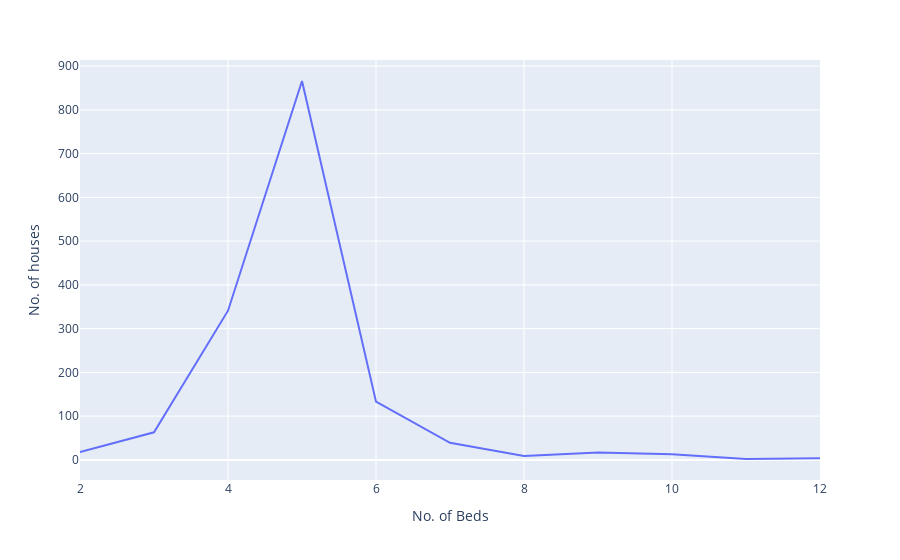

The notebook cell this image was saved under:
### Markdown cell above
### 7. Number of beds available in houses?

### Code cell
group_beds = data.groupby(by=["Beds"]).size().reset_index(name="counts")
group_beds

fig = px.line(group_beds, x='Beds', y='counts', labels={
                     "counts": "No. of houses",
                     "Beds": "No. of Beds"
                 },)
fig.show()

### Figure 1 — Plotly figure (JSON) as saved in the notebook; plotly's stock layout.template omitted (floating-point values rounded to 4 significant figures)
{"data": [{"hovertemplate": "No. of Beds=%{x}<br>No. of houses=%{y}<extra></extra>", "legendgroup": "", "line": {"color": "#636efa", "dash": "solid"}, "marker": {"symbol": "circle"}, "mode": "lines", "name": "", "orientation": "v", "showlegend": false, "type": "scatter", "x": [2, 3, 4, 5, 6, 7, 8, 9, 10, 11, 12], "xaxis": "x", "y": [18, 63, 341, 866, 133, 39, 9, 17, 13, 2, 4], "yaxis": "y"}], "layout": {"legend": {"tracegroupgap": 0}, "margin": {"t": 60}, "xaxis": {"anchor": "y", "domain": [0, 1], "title": {"text": "No. of Beds"}}, "yaxis": {"anchor": "x", "domain": [0, 1], "title": {"text": "No. of houses"}}}}
